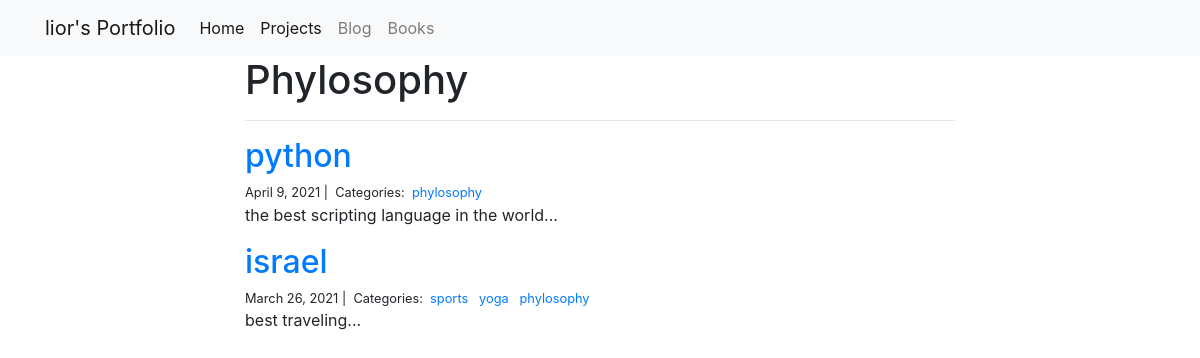
/blog/phylosophy/, run on the app's committed database.
### blog/models.py (models this page shows)
class Category(models.Model):
    name = models.CharField(max_length=20)

class Post(models.Model):
    title = models.CharField(max_length=255)
    body = models.TextField()
    created_on = models.DateTimeField(auto_now_add=True)
    last_modified = models.DateTimeField(auto_now=True)
    categories = models.ManyToManyField('Category', related_name='posts')

### blog/views.py (the view)
# urls.py: path("<category>/", views.blog_category, name="blog_category"),
def blog_category(request, category):
    posts = Post.objects.filter(
        categories__name__contains=category
    ).order_by(
        '-created_on'
    )
    context = {
        "category": category,
        "posts": posts
    }
    return render(request, "blog_category.html", context)

### blog/templates/blog_category.html
{% extends "base.html" %}
{% block page_content %}
<div class="col-md-8 offset-md-2">
    <h1>{{ category | title }}</h1>
    <hr>
    {% for post in posts %}
        <h2><a href="{% url 'blog_detail' post.pk%}">{{ post.title }}</a></h2>
        <small>
            {{ post.created_on.date }} |&nbsp;
            Categories:&nbsp;
            {% for category in post.categories.all %}
            <a href="{% url 'blog_category' category.name %}">
                {{ category.name }}
            </a>&nbsp;
            {% endfor %}
        </small>
        <p>{{ post.body | slice:":400" }}...</p>
    {% endfor %}
</div>
{% endblock %}

### data on the page
Category: name "Phylosophy", name "phylosophy"
Post: title "python", created_on "April 9, 2021", body "the best scripting language in the world"
Post: title "israel", created_on "March 26, 2021", body "best traveling"
Category: name "sports"
Category: name "yoga"
